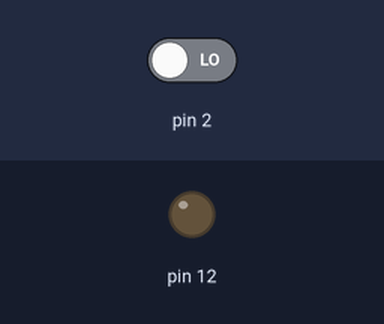
A sketch run on a simulated Arduino Uno, built with avr-gcc and run on an emulated ATmega328P. Parts: output pins drawn as LEDs (lit = HIGH). The inputs (shaded band) are chosen by the test bench; at power-on: pin 2 LOW.

Above: at 1.2 s.
1.3 s: pin 2 driven HIGH
At 2.5 s:
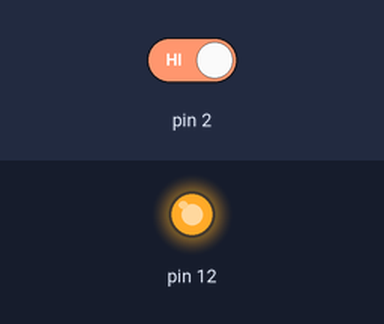
Timing chart, 0 to 4.3 s (numbered marks = the images above; inputs shaded):
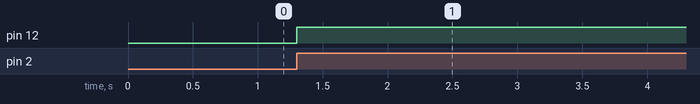

Measured:
- after the input at 1.3 s, pin 12: LOW → HIGH at once

The sketch:

bai03_a.ino
```cpp
void setup() {
  pinMode(2, INPUT);
  pinMode(12, OUTPUT);
}

void loop() {
  bool sttBtn = digitalRead(2);
  if(sttBtn){
    digitalWrite(12, HIGH);
  }
}
```
